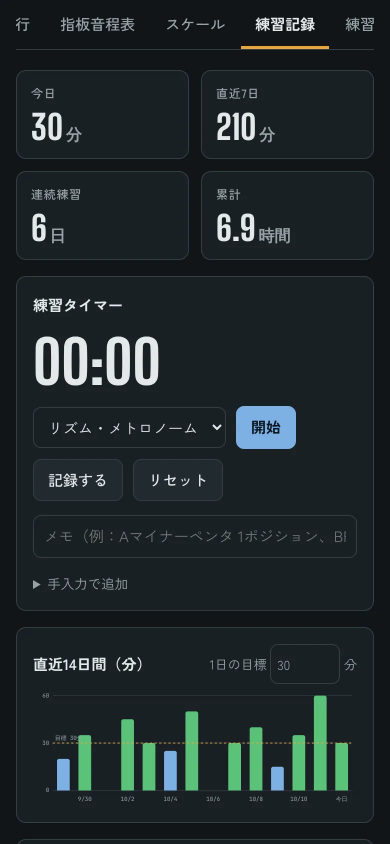
#> input picture site/about/img/log.webp, 780 x 1688 px, given in place of icon-master.png, which was not available (shown at 1/2 size)
$ python make_icons.py out.png
#> lines starting #> are read from the running program, lines starting #| are printed output that depends on the picture; pictures that were not available may be replaced by others from this repository, and a replacement may not be noted
"""PWA 用アイコンを assets/icon-master*.png（tools/icon.html から書き出した原画）から作る。"""
import sys
from PIL import Image

out = sys.argv[1]
src = Image.open("assets/icon-master.png").convert("RGB")
#> src is the input picture: PIL image 780x1688 RGB; mean R, G, B 32, 40.9, 43.3
mask = Image.open("assets/icon-master-maskable.png").convert("RGB")
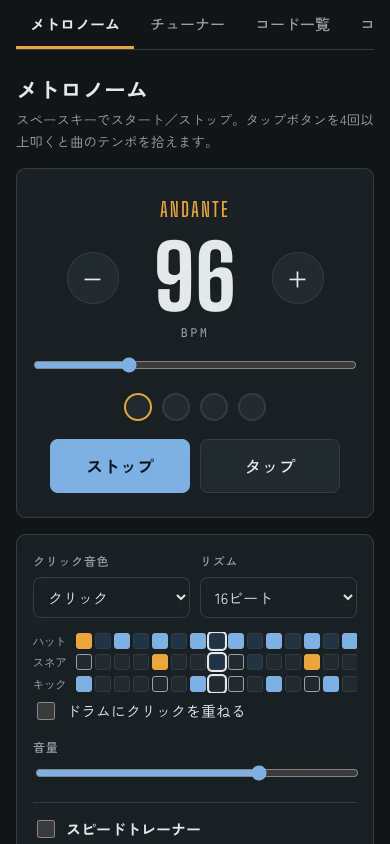
#> input picture site/about/img/metronome.webp, 780 x 1688 px, given in place of icon-master-maskable.png, which was not available (shown at 1/2 size)
#> mask is the input picture: PIL image 780x1688 RGB; mean R, G, B 33.4, 40.9, 45.8
for n in (192, 512):
    src.resize((n, n), Image.LANCZOS).save(f"{out}/icon-{n}.png")
    mask.resize((n, n), Image.LANCZOS).save(f"{out}/icon-maskable-{n}.png")
#> this loop made 2 passes
#> pass 1, `src.resize((n, n), Image.LANCZOS).save(f"{out}/icon-{n}.png")`:
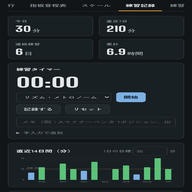
#> saved as icon-192.png: PIL image 192x192 RGB; mean R, G, B 32, 40.8, 43.3
#> pass 1, `mask.resize((n, n), Image.LANCZOS).save(f"{out}/icon-maskable-{n}.png")`:
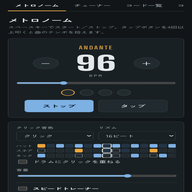
#> saved as icon-maskable-192.png: PIL image 192x192 RGB; mean R, G, B 33.4, 40.9, 45.8
#> pass 2, `src.resize((n, n), Image.LANCZOS).save(f"{out}/icon-{n}.png")`:
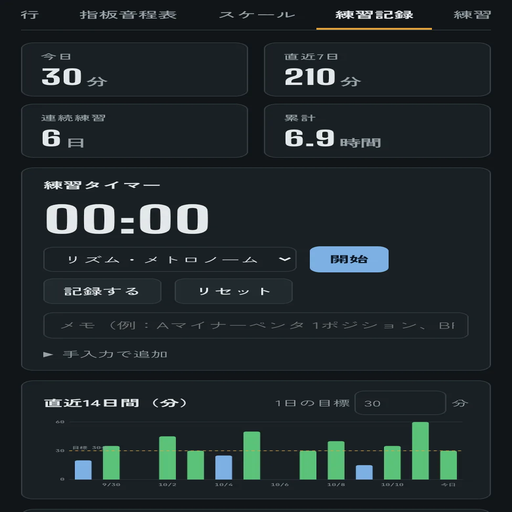
#> saved as icon-512.png: PIL image 512x512 RGB; mean R, G, B 32, 40.9, 43.3
#> pass 2, `mask.resize((n, n), Image.LANCZOS).save(f"{out}/icon-maskable-{n}.png")`:
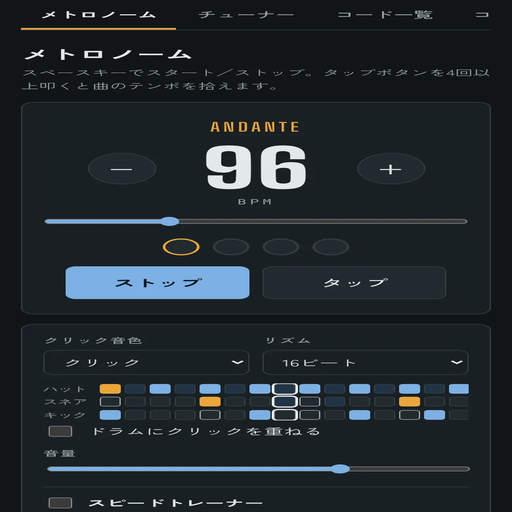
#> saved as icon-maskable-512.png: PIL image 512x512 RGB; mean R, G, B 33.4, 40.9, 45.8
src.resize((180, 180), Image.LANCZOS).save(f"{out}/apple-touch-icon.png")
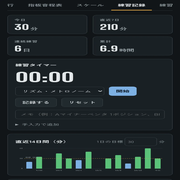
#> saved as apple-touch-icon.png: PIL image 180x180 RGB; mean R, G, B 32, 40.8, 43.3
src.save(f"{out}/icon-1024.png")
